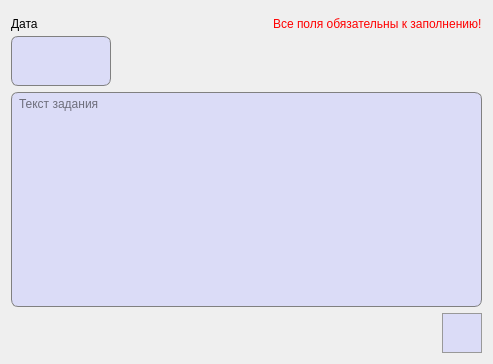
<?xml version="1.0" encoding="UTF-8"?>
<ui version="4.0">
 <class>AddTask</class>
 <widget class="QDialog" name="AddTask">
  <property name="geometry">
   <rect>
    <x>0</x>
    <y>0</y>
    <width>493</width>
    <height>364</height>
   </rect>
  </property>
  <property name="windowTitle">
   <string>Добавление задания</string>
  </property>
  <layout class="QGridLayout" name="gridLayout_3">
   <item row="0" column="0">
    <layout class="QGridLayout" name="gridLayout">
     <property name="horizontalSpacing">
      <number>7</number>
     </property>
     <property name="verticalSpacing">
      <number>0</number>
     </property>
     <item row="1" column="0">
      <widget class="QLineEdit" name="dateLine">
       <property name="minimumSize">
        <size>
         <width>100</width>
         <height>25</height>
        </size>
       </property>
       <property name="maximumSize">
        <size>
         <width>100</width>
         <height>16777215</height>
        </size>
       </property>
       <property name="font">
        <font>
         <pointsize>10</pointsize>
        </font>
       </property>
       <property name="styleSheet">
        <string notr="true">QLineEdit {
	border: 1px solid gray;
    border-radius: 7px;
    background-color: #dbdcf7;
	padding-left: 3px;
	border-bottom-left-radius: 0px;
	border-bottom-right-radius: 0px;
	border-bottom: none;
}</string>
       </property>
      </widget>
     </item>
     <item row="2" column="0">
      <widget class="QLineEdit" name="timeLine">
       <property name="minimumSize">
        <size>
         <width>100</width>
         <height>25</height>
        </size>
       </property>
       <property name="maximumSize">
        <size>
         <width>100</width>
         <height>16777215</height>
        </size>
       </property>
       <property name="font">
        <font>
         <pointsize>10</pointsize>
        </font>
       </property>
       <property name="styleSheet">
        <string notr="true">QLineEdit {
	border: 1px solid gray;
    border-radius: 7px;
    background-color: #dbdcf7;
	padding-left: 3px;
	border-top-left-radius: 0px;
	border-top-right-radius: 0px;
	border-top: none;
}</string>
       </property>
      </widget>
     </item>
     <item row="0" column="2">
      <widget class="QLabel" name="errorLabel">
       <property name="font">
        <font>
         <pointsize>9</pointsize>
        </font>
       </property>
       <property name="styleSheet">
        <string notr="true">QLabel {
	color: red;
}</string>
       </property>
       <property name="text">
        <string>Все поля обязательны к заполнению!</string>
       </property>
      </widget>
     </item>
     <item row="0" column="0">
      <widget class="QLabel" name="label_8">
       <property name="minimumSize">
        <size>
         <width>0</width>
         <height>25</height>
        </size>
       </property>
       <property name="font">
        <font>
         <pointsize>9</pointsize>
        </font>
       </property>
       <property name="text">
        <string>Дата</string>
       </property>
      </widget>
     </item>
     <item row="0" column="1">
      <spacer name="horizontalSpacer_3">
       <property name="orientation">
        <enum>Qt::Horizontal</enum>
       </property>
       <property name="sizeHint" stdset="0">
        <size>
         <width>40</width>
         <height>20</height>
        </size>
       </property>
      </spacer>
     </item>
     <item row="1" column="1" rowspan="2" colspan="2">
      <spacer name="horizontalSpacer">
       <property name="orientation">
        <enum>Qt::Horizontal</enum>
       </property>
       <property name="sizeHint" stdset="0">
        <size>
         <width>40</width>
         <height>20</height>
        </size>
       </property>
      </spacer>
     </item>
    </layout>
   </item>
   <item row="1" column="0">
    <layout class="QGridLayout" name="gridLayout_2">
     <item row="1" column="2">
      <widget class="QPushButton" name="createTaskButton">
       <property name="minimumSize">
        <size>
         <width>40</width>
         <height>40</height>
        </size>
       </property>
       <property name="maximumSize">
        <size>
         <width>40</width>
         <height>16777215</height>
        </size>
       </property>
       <property name="styleSheet">
        <string notr="true">QPushButton {
	background-color: #dbdcf7;
	border: 1px solid #999999;
}

QPushButton:hover {
	background-color: #d5d6f0;
	border: 1px solid #acacac;
}

QPushButton:pressed {
	background-color: #cbcde6;
	border: 2px solid #999999;
}</string>
       </property>
       <property name="text">
        <string/>
       </property>
       <property name="icon">
        <iconset resource="images.qrc">
         <normaloff>:/images/save.png</normaloff>:/images/save.png</iconset>
       </property>
       <property name="iconSize">
        <size>
         <width>30</width>
         <height>30</height>
        </size>
       </property>
       <property name="autoDefault">
        <bool>false</bool>
       </property>
      </widget>
     </item>
     <item row="0" column="0" colspan="3">
      <widget class="QTextEdit" name="contentLine">
       <property name="minimumSize">
        <size>
         <width>0</width>
         <height>0</height>
        </size>
       </property>
       <property name="font">
        <font>
         <pointsize>9</pointsize>
        </font>
       </property>
       <property name="styleSheet">
        <string notr="true">QTextEdit {
	border: 1px solid gray;
    border-radius: 7px;
    background-color: #dbdcf7;
	padding-left: 3px;
}</string>
       </property>
       <property name="placeholderText">
        <string>Текст задания</string>
       </property>
      </widget>
     </item>
     <item row="1" column="0" colspan="2">
      <spacer name="horizontalSpacer_2">
       <property name="orientation">
        <enum>Qt::Horizontal</enum>
       </property>
       <property name="sizeHint" stdset="0">
        <size>
         <width>40</width>
         <height>20</height>
        </size>
       </property>
      </spacer>
     </item>
    </layout>
   </item>
  </layout>
 </widget>
 <resources>
  <include location="images.qrc"/>
 </resources>
 <connections/>
</ui>
